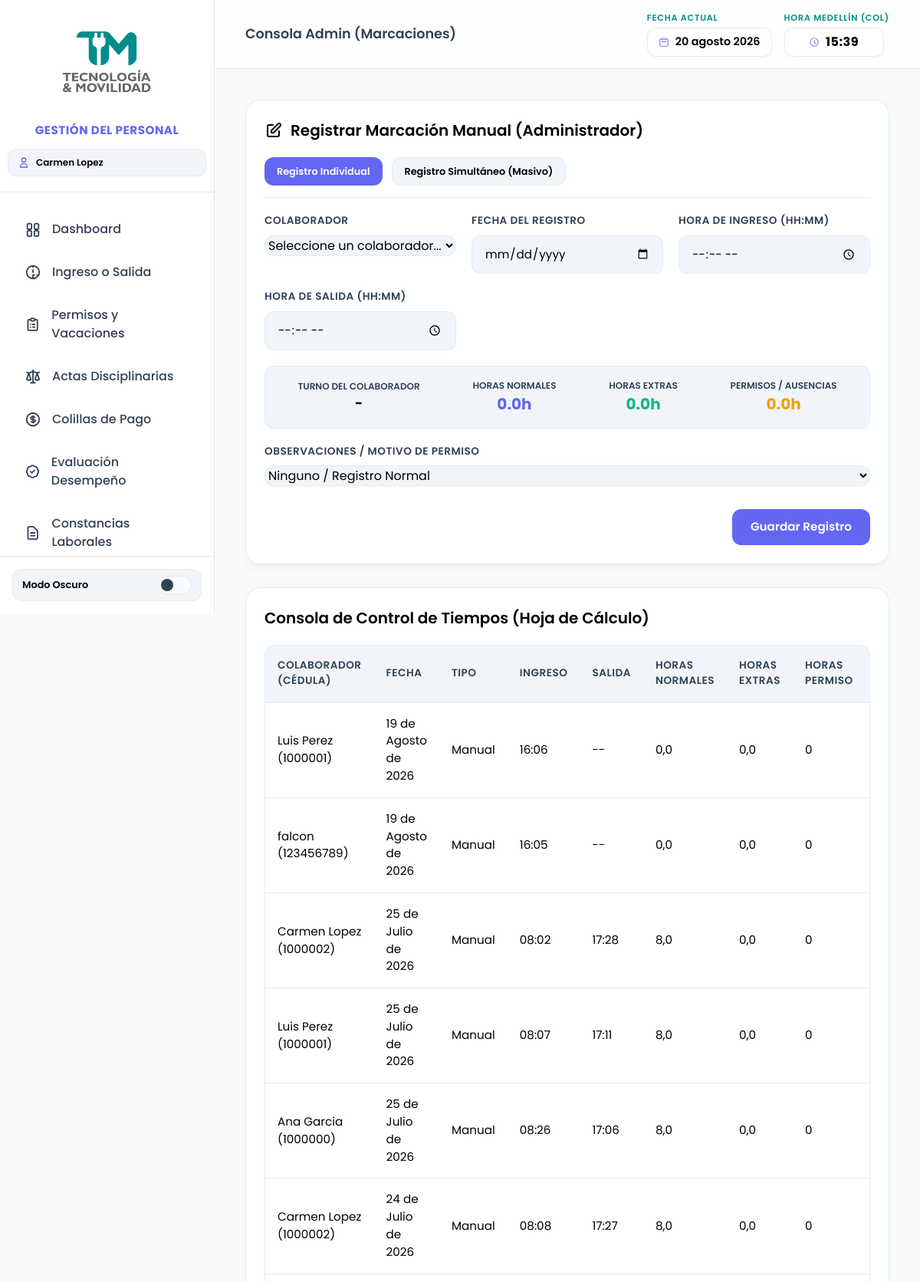
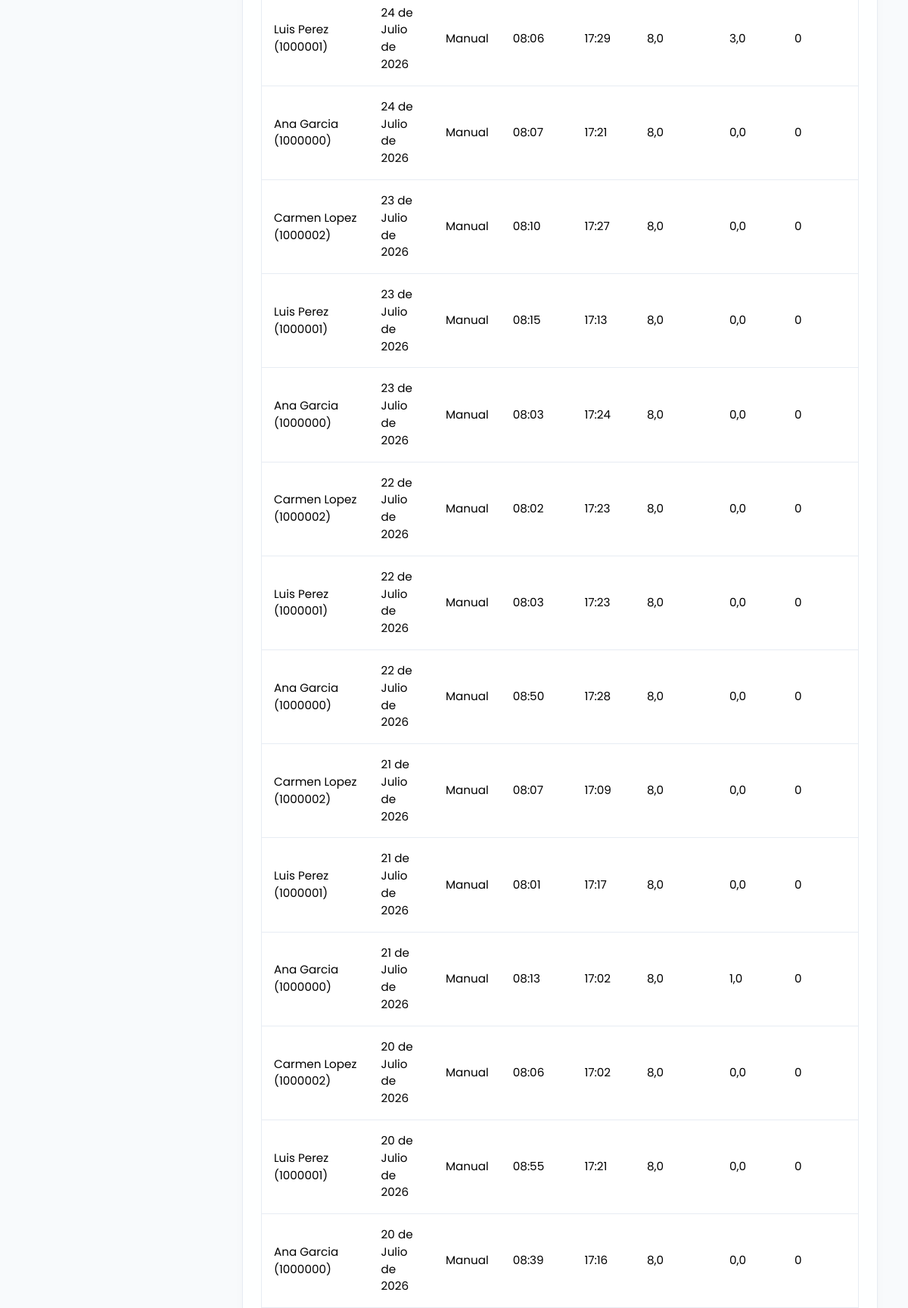
The app's page /manual/ (signed in, upper part) with its own data (2 pictures, top to bottom).
### asistencia/models.py (models this page shows, shortened)
class Colaborador(models.Model):
    ROLES = [
        ('ADMINISTRADOR', 'Administrador'),
        ('COLABORADOR', 'Colaborador'),
    ]
    ESTADOS = [
        ('ACTIVO', 'Activo'),
        ('INACTIVO', 'Inactivo'),
    ]
    user = models.OneToOneField(User, on_delete=models.CASCADE, null=True, blank=True)
    cedula = models.BigIntegerField(unique=True)
    nombre = models.CharField(max_length=200)
    rol = models.CharField(max_length=50, choices=ROLES, default='COLABORADOR')
    estado = models.CharField(max_length=50, choices=ESTADOS, default='ACTIVO')
    password = models.CharField(max_length=128, blank=True, null=True)
    numero_contacto = models.CharField(max_length=50, blank=True, null=True)
    fecha_ingreso = models.DateField(default=timezone.now)
    cargo = models.CharField(max_length=150, blank=True, null=True)
    area = models.CharField(max_length=150, blank=True, null=True)
    fecha_nacimiento = models.DateField(blank=True, null=True)
    tipo_contrato = models.CharField(max_length=100, blank=True, null=True)
    salario_base = models.BigIntegerField(blank=True, null=True)
    contacto_emergencia = models.CharField(max_length=255, blank=True, null=True)
    jefe_asignado = models.ForeignKey('self', on_delete=models.SET_NULL, null=True, blank=True, related_name='subordinados')

class RegistroAsistencia(models.Model):
    ESTADOS_INGRESO = [
        ('A_TIEMPO', 'A Tiempo'),
        ('RETARDO', 'Retardo'),
    ]
    ESTADOS_PERMISO = [
        ('PENDIENTE', 'Pendiente'),
        ('APROBADO', 'Aprobado'),
        ('RECHAZADO', 'Rechazado'),
    ]
    colaborador = models.ForeignKey(Colaborador, on_delete=models.CASCADE, related_name='registros')
    fecha = models.DateField()
    hora_ingreso = models.TimeField(null=True, blank=True)
    hora_salida = models.TimeField(null=True, blank=True)
    ip_dispositivo = models.GenericIPAddressField(null=True, blank=True)
    estado_ingreso = models.CharField(max_length=50, choices=ESTADOS_INGRESO, default='A_TIEMPO')
    alerta_reincidencia_activa = models.BooleanField(default=False)
    tipo_permiso = models.CharField(max_length=100, null=True, blank=True)
    estado_permiso = models.CharField(max_length=50, choices=ESTADOS_PERMISO, null=True, blank=True)
    incapacidad_presentada = models.BooleanField(default=False)
    horas_normales = models.FloatField(default=0)
    horas_extras = models.FloatField(default=0)
    observaciones = models.TextField(null=True, blank=True)
    foto_captura = models.ImageField(upload_to='capturas_faciales/', null=True, blank=True)

### asistencia/views.py (the view, shortened to what this page needs)
# urls.py: path('manual/', manual_view, name='asistencia_manual'),
@login_required_custom
def manual_view(request):
    registros = RegistroAsistencia.objects.all().order_by('-fecha', '-id')
    colaboradores = Colaborador.objects.all()
    return render(request, 'asistencia/manual.html', {'registros': registros, 'colaboradores': colaboradores})

### asistencia/templates/asistencia/manual.html (shortened to what this page needs)
{% extends 'core/base.html' %}
{% load static %}
{% block page_title %}Consola Admin (Marcaciones){% endblock %}
{% block content %}
<section id="view-admin" class="page">
                <div class="glass-card">
                    <div class="card-title" id="registro-form-title">
                        <span>Registrar Marcación Manual (Administrador)</span>
                    </div>
                    <form id="form-registro-manual">
                        <div style="display: flex; gap: 12px; margin-bottom: 20px; border-bottom: 1px solid var(--sidebar-border); padding-bottom: 15px;">
                            <button type="button" class="btn btn-primary" id="btn-mode-individual" style="padding: 8px 16px; font-size: 0.8rem;">Registro Individual</button>
                            <button type="button" class="btn btn-secondary" id="btn-mode-masivo" style="padding: 8px 16px; font-size: 0.8rem;">Registro Simultáneo (Masivo)</button>
                        </div>
                        <div id="individual-form-grid" class="form-grid">
                            <div class="form-group">
                                <label for="reg-colaborador">Colaborador</label>
                                <select id="reg-colaborador">
                                    <option value="" disabled selected>Seleccione un colaborador...</option>
                                </select>
                            </div>
                            <div class="form-group">
                                <label for="reg-fecha">Fecha del Registro</label>
                                <input type="date" id="reg-fecha">
                            </div>
                            <div class="form-group">
                                <label for="reg-ingreso">Hora de Ingreso (HH:MM)</label>
                                <input type="time" id="reg-ingreso">
                            </div>
                            <div class="form-group">
                                <label for="reg-salida">Hora de Salida (HH:MM)</label>
                                <input type="time" id="reg-salida">
                            </div>
                        </div>
                        <div id="individual-live-panel" style="background-color: var(--bg-secondary); border:1px solid var(--card-border); padding: 16px; border-radius: var(--radius-md); margin-bottom: 20px; display:flex; justify-content:space-around; align-items:center; flex-wrap:wrap; gap: 16px;">
                            <div style="text-align:center;">
                                <span style="font-size:0.75rem; font-weight:600; color:var(--text-secondary); display:block; text-transform:uppercase;">Turno del Colaborador</span>
                                <span id="calc-live-turno" style="font-weight:700; color:var(--text-primary); font-size:1.1rem;">-</span>
                            </div>
                            <div style="text-align:center;">
                                <span style="font-size:0.75rem; font-weight:600; color:var(--text-secondary); display:block; text-transform:uppercase;">Horas Normales</span>
                                <span id="calc-live-normales" style="font-weight:700; color:var(--accent); font-size:1.25rem;">0.0h</span>
                            </div>
                            <div style="text-align:center;">
                                <span style="font-size:0.75rem; font-weight:600; color:var(--text-secondary); display:block; text-transform:uppercase;">Horas Extras</span>
                                <span id="calc-live-extras" style="font-weight:700; color:var(--success); font-size:1.25rem;">0.0h</span>
                            </div>
                            <div style="text-align:center;">
                                <span style="font-size:0.75rem; font-weight:600; color:var(--text-secondary); display:block; text-transform:uppercase;">Permisos / Ausencias</span>
                                <span id="calc-live-permisos" style="font-weight:700; color:var(--warning); font-size:1.25rem;">0.0h</span>
                            </div>
                        </div>
                        <div id="individual-obs-group" class="form-group full-width" style="margin-bottom: 20px;">
                            <label for="reg-tipo-permiso" id="lbl-reg-tipo-permiso">Observaciones / Motivo de Permiso</label>
                            <select id="reg-tipo-permiso" style="margin-bottom: 10px;">
                                <option value="">Ninguno / Registro Normal</option>
                            </select>
                        </div>
                        <div class="btn-group">
                            <button type="submit" class="btn btn-primary" id="btn-submit-registro">Guardar Registro</button>
                        </div>
                    </form>
                </div>
                <div class="glass-card" style="margin-bottom: 0;">
                    <div class="card-title">Consola de Control de Tiempos (Hoja de Cálculo)</div>
                    <div class="table-wrapper">
                        <table>
                            <thead>
                                <tr>
                                    <th>Colaborador (Cédula)</th>
                                    <th>Fecha</th>
                                    <th>Tipo</th>
                                    <th>Ingreso</th>
                                    <th>Salida</th>
                                    <th>Horas Normales</th>
                                    <th>Horas Extras</th>
                                    <th>Horas Permiso</th>
                                    <th>IP Registro</th>
                                </tr>
                            </thead>
                            <tbody id="table-registros-body">
                                {% for reg in registros %}
                                <tr>
                                    <td>{{ reg.colaborador.nombre }} ({{ reg.colaborador.cedula }})</td>
                                    <td>{{ reg.fecha }}</td>
                                    <td>Manual</td>
                                    <td>{{ reg.hora_ingreso|default_if_none:"--" }}</td>
                                    <td>{{ reg.hora_salida|default_if_none:"--" }}</td>
                                    <td>{{ reg.horas_normales }}</td>
                                    <td>{{ reg.horas_extras }}</td>
                                    <td>0</td>
                                    <td>{{ reg.ip_dispositivo|default_if_none:"--" }}</td>
                                </tr>
                                {% empty %}
                                <tr>
                                    <td colspan="11" style="text-align: center;">No hay registros manuales</td>
                                </tr>
                                {% endfor %}
                            </tbody>
                        </table>
                    </div>
                </div>
            </section>
{% endblock %}

### templates/core/base.html (shortened to what this page needs)
<!DOCTYPE html>
{% load static %}
<html lang="es">
<head>
    <script src="https://cdn.tailwindcss.com"></script>
    <link rel="stylesheet" href="{% static 'css/style.css' %}?v=3">
</head>
<body>
    <aside>
        <div class="logo-container" style="display: flex; flex-direction: column; align-items: center; padding: 20px 10px; gap: 12px; border-bottom: 1px solid var(--sidebar-border);">
            <img src="{% static 'images/logo.png' %}" alt="Tecnología & Movilidad" class="logo-img" style="max-width: 130px; height: auto; display: block; transition: var(--transition);">
            <div style="font-weight: 700; font-size: 0.95rem; color: var(--accent); text-transform: uppercase; letter-spacing: 0.5px; text-align: center; font-family: 'Poppins', sans-serif; margin-top: 6px;">Gestión Del Personal</div>
            <a href="{% url 'login' %}" style="text-decoration: none; width: 100%;">
                <button class="theme-toggle" id="btn-session-modal" style="background-color: var(--bg-secondary); border: 1px solid var(--card-border); justify-content: flex-start; gap: 8px; padding: 8px 12px; margin-bottom: 0; width: 100%; cursor: pointer;">
                    <span id="session-user-display" style="font-weight: 600; font-size: 0.75rem; overflow: hidden; text-overflow: ellipsis; white-space: nowrap;">
                        {% if request.session.nombre %}
                            {{ request.session.nombre }}
                        {% else %}
                            Invitado
                        {% endif %}
                    </span>
                </button>
            </a>
        </div>
        <ul class="nav-links">
            <li id="menu-dashboard" class="{% if request.resolver_match.url_name == 'dashboard' %}active{% endif %}">
                <a href="{% url 'dashboard' %}">
                    <span>Dashboard</span>
                </a>
            </li>
            <li id="menu-qr" class="{% if request.resolver_match.url_name == 'asistencia_qr' %}active{% endif %}">
                <a href="{% url 'asistencia_qr' %}">
                    <svg fill="none" stroke="currentColor" viewBox="0 0 24 24" xmlns="http://www.w3.org/2000/svg"><path stroke-linecap="round" stroke-linejoin="round" stroke-width="2" d="M12 4v1m6 11h2m-6 0h-2v4m0-11v3m0 0h.01M12 12h.01M16 20h.01M21 12a9 9 0 11-18 0 9 9 0 0118 0z"></path></svg>
                    <span>Ingreso o Salida</span>
                </a>
            </li>
            <li id="menu-requests" class="{% if request.resolver_match.url_name == 'asistencia_permisos' %}active{% endif %}">
                <a href="{% url 'asistencia_permisos' %}">
                    <span>Permisos y Vacaciones</span>
                </a>
            </li>
            <li id="menu-disciplinary" class="{% if request.resolver_match.url_name == 'rrhh_disciplinario' %}active{% endif %}">
                <a href="{% url 'rrhh_disciplinario' %}">
                    <span>Actas Disciplinarias</span>
                </a>
            </li>
            <li id="menu-payroll" class="{% if request.resolver_match.url_name == 'nomina_colillas' %}active{% endif %}">
                <a href="{% url 'nomina_colillas' %}">
                    <span>Colillas de Pago</span>
                </a>
            </li>
            <li id="menu-evaluations" class="{% if request.resolver_match.url_name == 'rrhh_evaluaciones' %}active{% endif %}">
                <a href="{% url 'rrhh_evaluaciones' %}">
                    <span>Evaluación Desempeño</span>
                </a>
            </li>
            <li id="menu-certificates" class="{% if request.resolver_match.url_name == 'rrhh_certificados' %}active{% endif %}">
                <a href="{% url 'rrhh_certificados' %}">
                    <svg fill="none" stroke="currentColor" viewBox="0 0 24 24" xmlns="http://www.w3.org/2000/svg"><path stroke-linecap="round" stroke-linejoin="round" stroke-width="2" d="M9 12h6m-6 4h6m2 5H7a2 2 0 01-2-2V5a2 2 0 012-2h5.586a1 1 0 01.707.293l5.414 5.414a1 1 0 01.293.707V19a2 2 0 01-2 2z"></path></svg>
                    <span>Constancias Laborales</span>
                </a>
            </li>
        </ul>
        <div class="sidebar-footer" style="padding: 16px; border-top: 1px solid var(--sidebar-border);">
            <div style="display: flex; align-items: center; justify-content: space-between; width: 100%; padding: 8px 12px; background-color: var(--bg-secondary); border: 1px solid var(--card-border); border-radius: var(--radius-md);">
                <span style="font-size: 0.8rem; font-weight: 600; color: var(--text-primary);">Modo Oscuro</span>
                <label class="switch-container">
                    <span class="switch-slider"></span>
                </label>
            </div>
        </div>
    </aside>
    <main>
        <header style="height: auto; min-height: 90px; padding: 15px 40px; flex-wrap: wrap; gap: 15px; justify-content: space-between; align-items: center; display: flex;">
            <div class="header-title" id="page-title-display">{% block page_title %}Dashboard Analítico{% endblock %}</div>
            <div class="header-time-container" style="gap: 16px; flex-wrap: wrap; align-items: center; display: flex;">
                <div class="header-widget">
                    <span class="header-widget-label">Fecha Actual</span>
                    <div class="header-widget-card">
                        <span id="live-date">Cargando fecha...</span>
                    </div>
                </div>
                <div class="header-widget">
                    <span class="header-widget-label">Hora Medellín (Col)</span>
                    <div class="header-widget-card" style="font-weight: 700; font-size: 1rem; min-width: 130px; letter-spacing: 0.5px;">
                        <svg style="width: 14px; height: 14px; color: var(--accent); opacity: 0.8;" fill="none" stroke="currentColor" viewBox="0 0 24 24" xmlns="http://www.w3.org/2000/svg"><path stroke-linecap="round" stroke-linejoin="round" stroke-width="2" d="M12 8v4l3 3m6-3a9 9 0 11-18 0 9 9 0 0118 0z"></path></svg>
                        <span id="live-clock">00:00:00</span>
                    </div>
                </div>
            </div>
        </header>
        <div class="content-body">
            <div id="htmx-content">
{% block content %}
            {% endblock %}
</div>
</body>
</html>

### records on screen
Colaborador: session.nombre "Carmen Lopez"
RegistroAsistencia: colaborador.nombre "Luis Perez", colaborador.cedula "1000001", fecha "19 de Agosto de 2026", hora_ingreso "16:06", hora_salida "--", horas_normales "0,0", horas_extras "0,0"
RegistroAsistencia: colaborador.nombre "falcon", colaborador.cedula "123456789", fecha "19 de Agosto de 2026", hora_ingreso "16:05", hora_salida "--", horas_normales "0,0", horas_extras "0,0"
RegistroAsistencia: colaborador.nombre "Carmen Lopez", colaborador.cedula "1000002", fecha "25 de Julio de 2026", hora_ingreso "08:02", hora_salida "17:28", horas_normales "8,0", horas_extras "0,0"
RegistroAsistencia: colaborador.nombre "Luis Perez", colaborador.cedula "1000001", fecha "25 de Julio de 2026", hora_ingreso "08:07", hora_salida "17:11", horas_normales "8,0", horas_extras "0,0"
RegistroAsistencia: colaborador.nombre "Ana Garcia", colaborador.cedula "1000000", fecha "25 de Julio de 2026", hora_ingreso "08:26", hora_salida "17:06", horas_normales "8,0", horas_extras "0,0"
RegistroAsistencia: colaborador.nombre "Carmen Lopez", colaborador.cedula "1000002", fecha "24 de Julio de 2026", hora_ingreso "08:08", hora_salida "17:27", horas_normales "8,0", horas_extras "0,0"
RegistroAsistencia: colaborador.nombre "Luis Perez", colaborador.cedula "1000001", fecha "24 de Julio de 2026", hora_ingreso "08:06", hora_salida "17:29", horas_normales "8,0", horas_extras "3,0"
RegistroAsistencia: colaborador.nombre "Ana Garcia", colaborador.cedula "1000000", fecha "24 de Julio de 2026", hora_ingreso "08:07", hora_salida "17:21", horas_normales "8,0", horas_extras "0,0"
RegistroAsistencia: colaborador.nombre "Carmen Lopez", colaborador.cedula "1000002", fecha "23 de Julio de 2026", hora_ingreso "08:10", hora_salida "17:27", horas_normales "8,0", horas_extras "0,0"
RegistroAsistencia: colaborador.nombre "Luis Perez", colaborador.cedula "1000001", fecha "23 de Julio de 2026", hora_ingreso "08:15", hora_salida "17:13", horas_normales "8,0", horas_extras "0,0"
RegistroAsistencia: colaborador.nombre "Ana Garcia", colaborador.cedula "1000000", fecha "23 de Julio de 2026", hora_ingreso "08:03", hora_salida "17:24", horas_normales "8,0", horas_extras "0,0"
RegistroAsistencia: colaborador.nombre "Carmen Lopez", colaborador.cedula "1000002", fecha "22 de Julio de 2026", hora_ingreso "08:02", hora_salida "17:23", horas_normales "8,0", horas_extras "0,0"
RegistroAsistencia: colaborador.nombre "Luis Perez", colaborador.cedula "1000001", fecha "22 de Julio de 2026", hora_ingreso "08:03", hora_salida "17:23", horas_normales "8,0", horas_extras "0,0"
RegistroAsistencia: colaborador.nombre "Ana Garcia", colaborador.cedula "1000000", fecha "22 de Julio de 2026", hora_ingreso "08:50", hora_salida "17:28", horas_normales "8,0", horas_extras "0,0"
RegistroAsistencia: colaborador.nombre "Carmen Lopez", colaborador.cedula "1000002", fecha "21 de Julio de 2026", hora_ingreso "08:07", hora_salida "17:09", horas_normales "8,0", horas_extras "0,0"
RegistroAsistencia: colaborador.nombre "Luis Perez", colaborador.cedula "1000001", fecha "21 de Julio de 2026", hora_ingreso "08:01", hora_salida "17:17", horas_normales "8,0", horas_extras "0,0"
RegistroAsistencia: colaborador.nombre "Ana Garcia", colaborador.cedula "1000000", fecha "21 de Julio de 2026", hora_ingreso "08:13", hora_salida "17:02", horas_normales "8,0", horas_extras "1,0"
RegistroAsistencia: colaborador.nombre "Carmen Lopez", colaborador.cedula "1000002", fecha "20 de Julio de 2026", hora_ingreso "08:06", hora_salida "17:02", horas_normales "8,0", horas_extras "0,0"
RegistroAsistencia: colaborador.nombre "Luis Perez", colaborador.cedula "1000001", fecha "20 de Julio de 2026", hora_ingreso "08:55", hora_salida "17:21", horas_normales "8,0", horas_extras "0,0"
RegistroAsistencia: colaborador.nombre "Ana Garcia", colaborador.cedula "1000000", fecha "20 de Julio de 2026", hora_ingreso "08:39", hora_salida "17:16", horas_normales "8,0", horas_extras "0,0"
